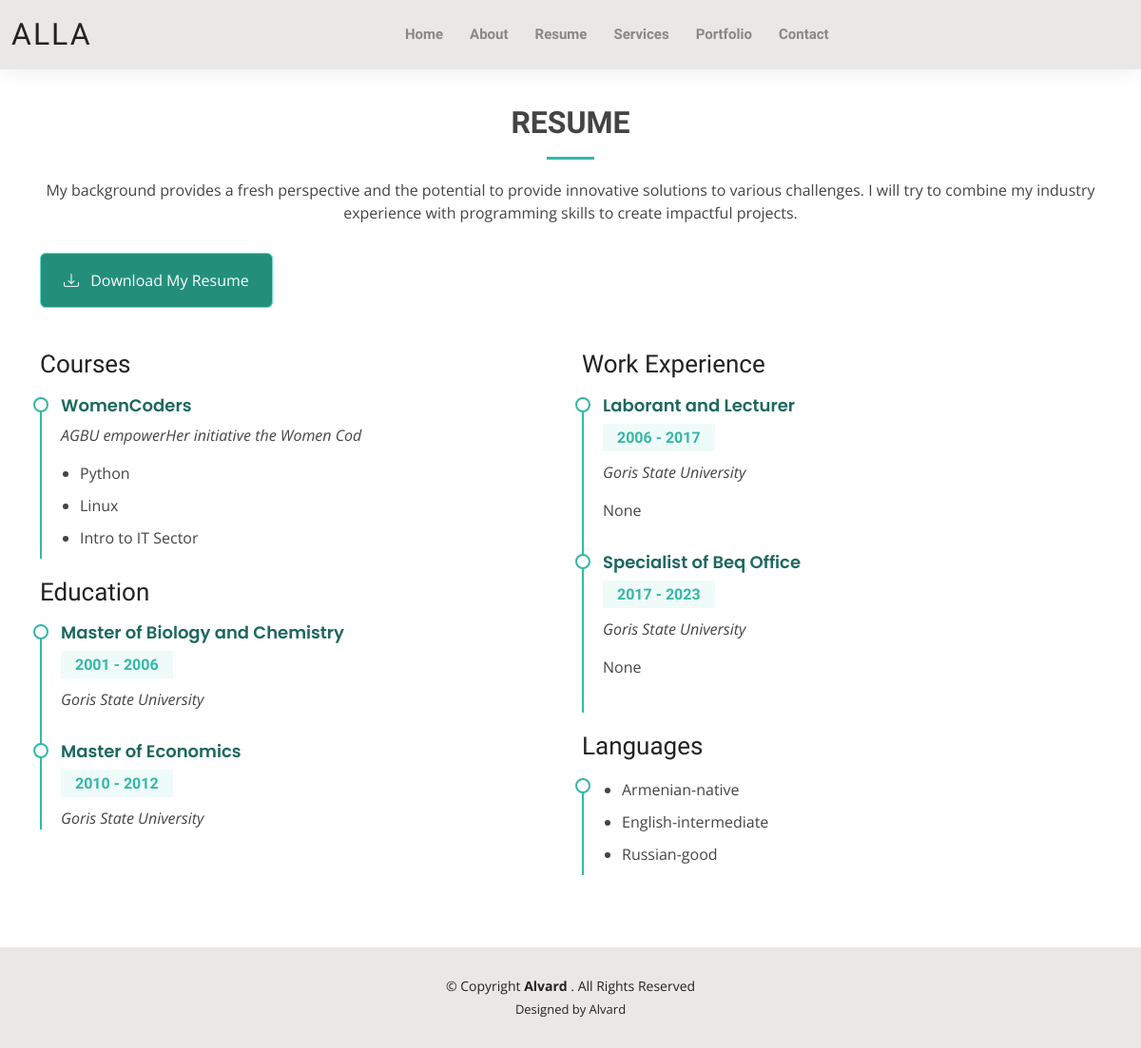
The app's page /resume, older data.
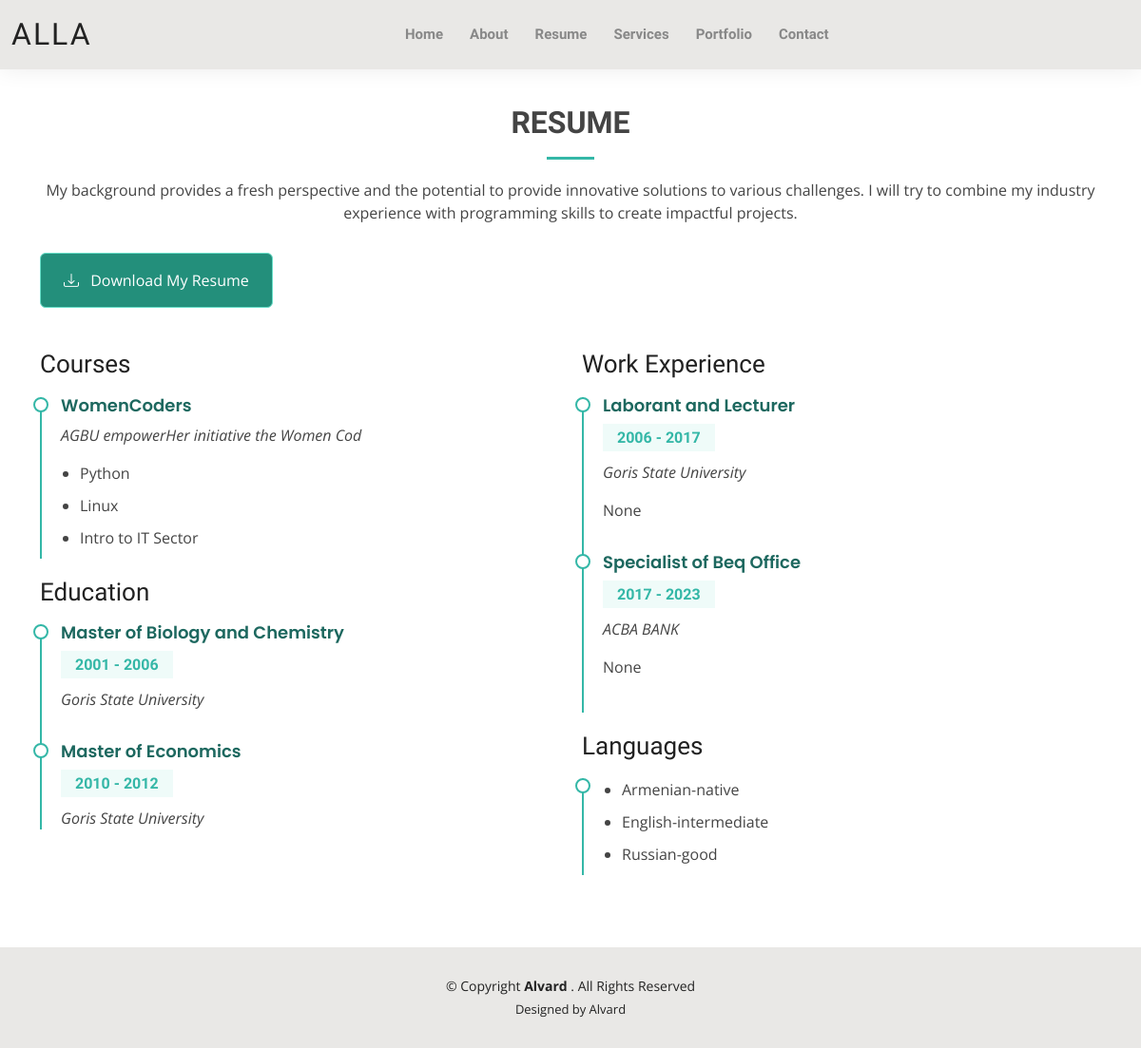
The same page, newer data.
### resume/models.py (models this page shows, shortened)
class Experience(models.Model):
    position_name = models.TextField(max_length=30, blank=True, null=True)
    start_date = models.IntegerField(
        validators=[MaxValueValidator(2023), MinValueValidator(1900)])
    end_date = models.IntegerField(
        validators=[MaxValueValidator(2023), MinValueValidator(1900)])
    company_name = models.TextField(max_length=70)
    job_discription = models.TextField(max_length=1000, blank=True, null=True)
    created_on = models.DateTimeField(auto_now=True)
    user = models.ForeignKey(User, on_delete=models.CASCADE)

### resume/views.py (the view)
# urls.py: path('', include('resume.urls')),
def resume(request):
    education = Education.objects.filter(user__username = "admin")
    experience = Experience.objects.filter(user__username = "admin")
    language = Language.objects.filter(user__username = "admin")
    courses = Courses.objects.filter(user__username = "admin")
    personal_info = PersonalInfo.objects.get(user__username = "admin")
    data1 = {
        "courses": courses,
        "education": education,
        "experience": experience,
        "language": language,
        "personal_info": personal_info,
    }
    return render(request, 'resume.html', data1)

### resume/templates/resume.html
{% extends "base.html" %} {% load static %} {% block bodycontent %}
  <main id="main">
    <section id="resume" class="resume">
      <div class="container" data-aos="fade-up">
        <div class="section-title">
          <h2>Resume</h2>
          <p>My background provides a fresh perspective and the potential to provide innovative solutions to various
            challenges. I will try to combine my industry experience with programming skills to create impactful
            projects.</p>
        </div>
        <div class="d-flex align-items-center justify-content-between mb-4">
          <a style="background-color:rgb(35, 143, 123); border-color: rgb(104, 223, 201);;"class="btn btn-primary px-4 py-3" href="{% static 'assets/img/cv.pdf' %}" target="_blank">
              <div class="d-inline-block bi bi-download me-2"></div>
              Download My Resume
          </a>
      </div>
        <div class="row">
          <div class="col-lg-6">
            <h3 class="resume-title">Courses</h3>
            <div class="resume-item pb-0">
              <h4>{{courses.0.program}}</h4>
              <p><em>{{courses.0.program_name}}</em></p>
              <p>
              <ul>
                <li>{{courses.0.cours_name}}</li>
                <li>{{courses.1.cours_name}}</li>
                <li>{{courses.2.cours_name}}</li>
              </ul>
              </p>
            </div>
            <h3 class="resume-title">Education</h3>
            {% for i in education %}
            <div class="resume-item">
              <h4>{{i.grade}} </h4>
              <h5>{{i.start_date}} - {{i.end_date}}</h5>
              <p><em>{{i.university_name}}</em></p>
            </div>
            {% endfor %}
          </div>
          <div class="col-lg-6">
            <h3 class="resume-title">Work Experience</h3>
            {% for i in experience %}
            <div class="resume-item">
              <h4>{{i.position_name}}</h4>
              <h5>{{i.start_date}} - {{i.end_date}}</h5>
              <p><em>{{i.company_name}}</em></p>
              <p line-height:1.5>{{i.job_discription}}</p>
            </div>
            {% endfor %}
            <div class="col-lg-6">
              <h3 class="resume-title">Languages</h3>
              <div class="resume-item pb-0">
                <p>
                <ul>
                  {% for i in language%}
                  <li>{{i.name}}-{{i.level}}</li>
                  {% endfor %}
                </ul>
                </p>
              </div>
            </div>
          </div>
        </div>
    </section>
  </main>
  {% endblock %}

Row changes from the older to the newer data that the page shows:
changed Experience "Specialist of Beq Office": company_name "Goris State University" → "ACBA BANK"
